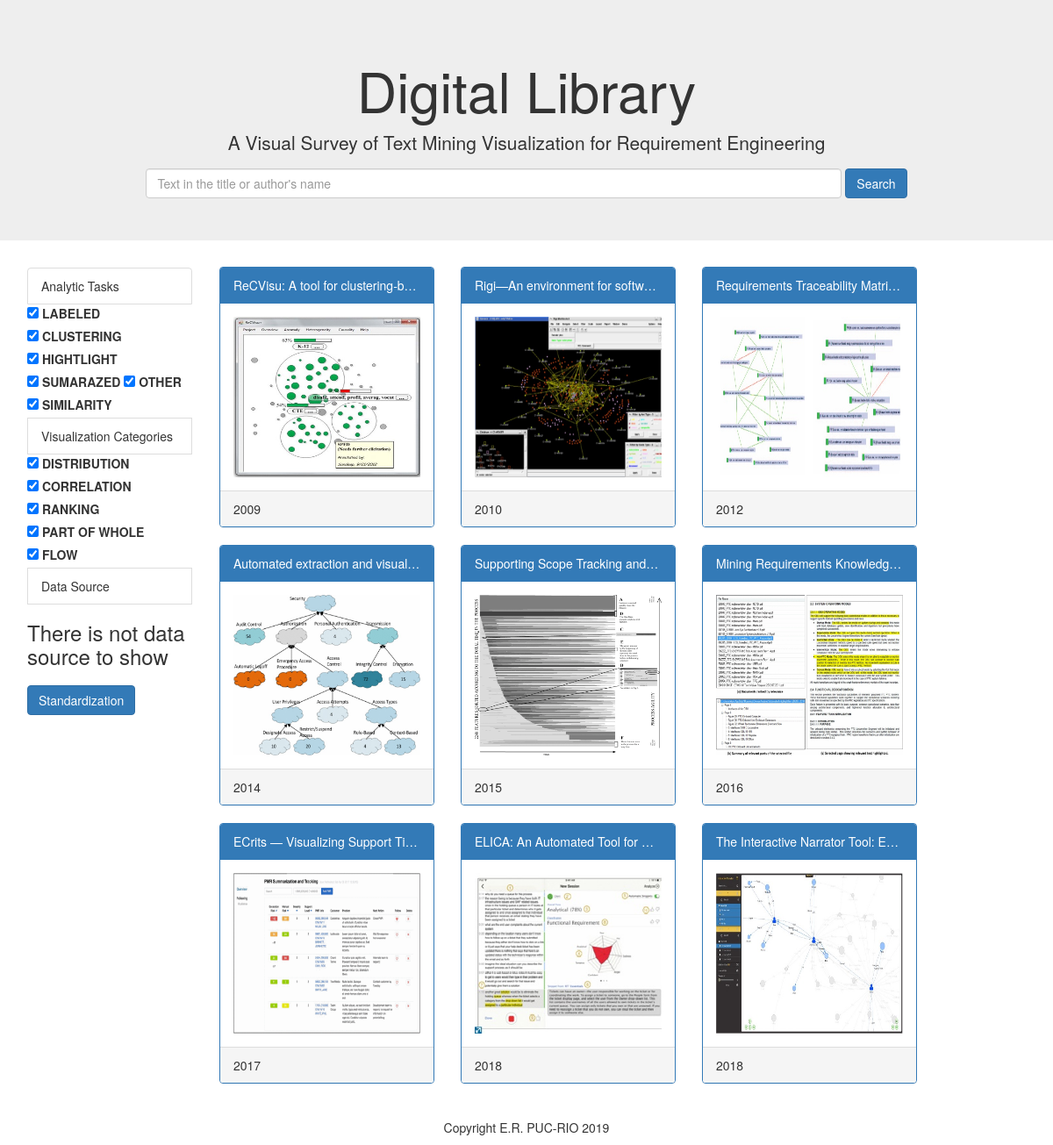
Before: / with the older database file.
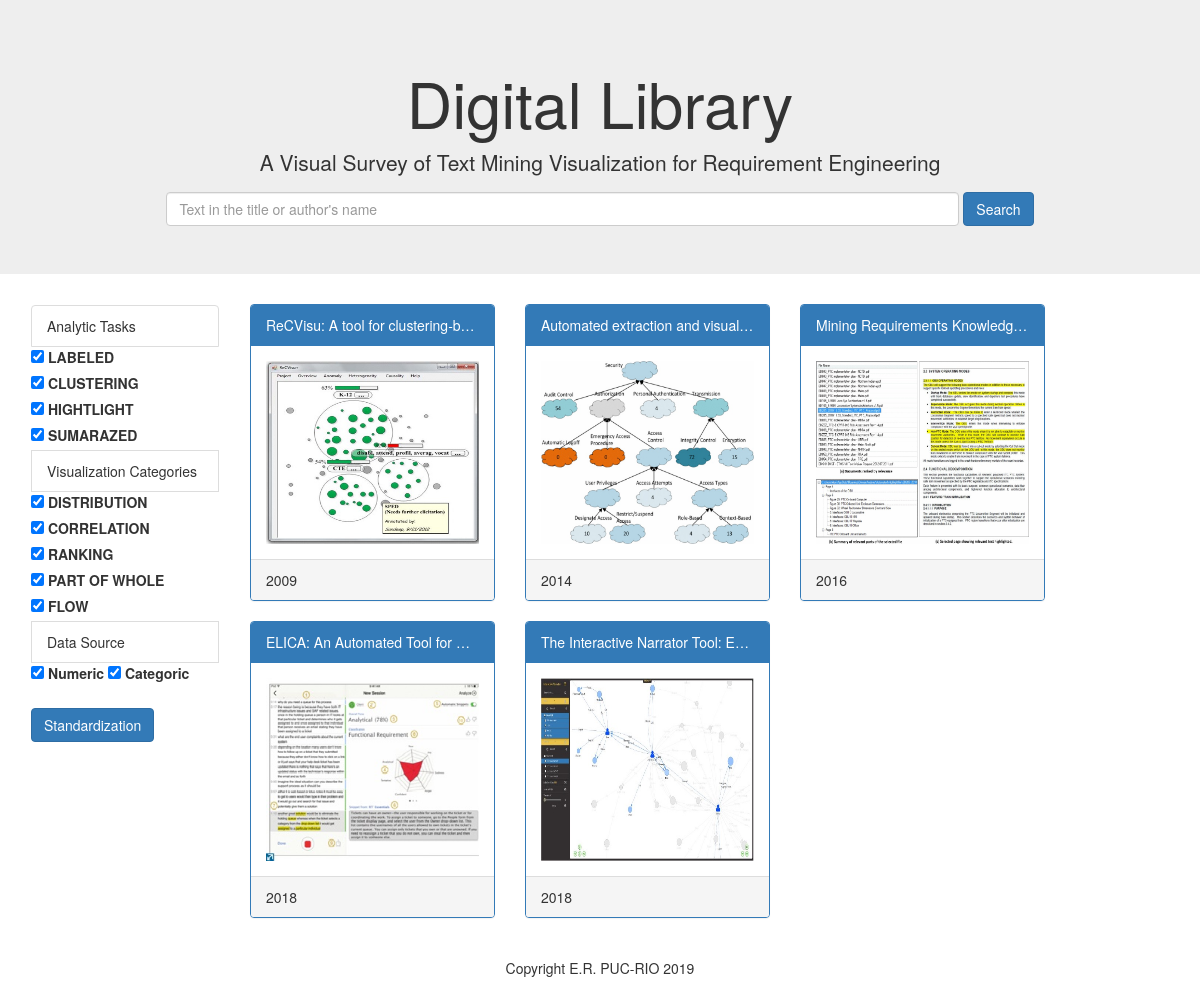
After: the same page with the newer database file.
### appdigilib/models.py (models this page shows, shortened)
class AnaliticTask(models.Model):
    task = models.CharField(max_length=250)

class Category(models.Model):
    category = models.CharField(max_length=250)

class Article(models.Model):
    author = models.CharField(max_length=200)
    title = models.CharField(max_length=200)
    doi = models.CharField(max_length=250)
    text = models.TextField()
    published_date = models.IntegerField()
    categories = models.ManyToManyField('Category')
    tasks = models.ManyToManyField('AnaliticTask')
    image = models.ForeignKey(Image, on_delete=models.CASCADE)

class Image(models.Model):
    image = models.ImageField(upload_to='images/')

class DataSource(models.Model):
    data = models.CharField(max_length=250)
    def __str__(self):
        return self.data

### appdigilib/views.py (the view)
@requires_csrf_token
def show_list(request):
    if request.method == 'POST':                                        # Check if the POST method comes from the search
        string_search = request.POST.get('search')                      # I save the text to search
        articles = Article.objects.filter(                              # Query to search by title and author
            Q(title__contains=string_search) |
            Q(author__contains=string_search)
        )
    else:
        articles = Article.objects.all().order_by('published_date')     # Show all articles without having searched
    categories = Category.objects.all()                                 # Save all categories for left menu
    tasks = AnaliticTask.objects.all()                                  # Save all analytical tasks for left menu
    images = Image.objects.all().order_by('article')                    # Save all the images of the articles
    dataSources = DataSource.objects.all()                               # Save all data sources for left menu
    print(dataSources)
    return render(request, 'list/index_list.html',
                  {'articles': articles,                                # List the items in the main interface
                   'categories': categories,                            # load all the data from the left menu
                   'tasks': tasks,
                   'images': images,
                   'dataSources': dataSources}
                  )

### appdigilib/templates/list/index_list.html (shortened to what this page needs)
{% extends "list/index.html" %}
{% block content %}
    {% if articles %}
        {% for article in articles %}
         {% if forloop.counter0|divisibleby:"3" == 1 %}
            {% if forloop.counter0 > 0 %}
                </div>
            {%endif%}
             <div class="col-md-12">
                {%endif%}
            <div class="col-md-4">
                <div class="panel panel-primary" data-target="#Modal" >
                    <div class="panel-heading" data-toggle="modal" data-target="#Modal" id="{{ article.id }}" data-whatever="{{article.title}}">{{ article.title}}</div>
                    <div class="panel-body"><img width="300" height="183" style="width:100%" src="{{article.image.image.url}}"></div>
                    <div class="panel-footer" >{{ article.published_date}}</div>
                </div>
            </div>
            {% if forloop.last%}
             </div>
                {%endif%}
        {% endfor %}
    {% else %}
		<h1> There is not article to show</h1>
    {% endif %}
{% endblock %}

### appdigilib/templates/list/index.html (shortened to what this page needs)
<!DOCTYPE html>
{% load static %}
<html lang="en">
<head>
    <link rel="stylesheet" href="//netdna.bootstrapcdn.com/bootstrap/3.1.0/css/bootstrap.min.css">
    <link rel="stylesheet" href="{% static 'assets/css/bootstrap.css' %}">
    <link rel="stylesheet" href="/appdigilib/media/css/style.css">
</head>
<body>
    <div class="jumbotron">
        <div class="container text-center">
             <h1>Digital Library</h1>
             <p>A Visual Survey of Text Mining Visualization for Requirement Engineering</p>
        </div>
        <div class="container text-center" width="100%" placeholder="col-xs-1">
            <form method="POST" class="form-inline center" action="/" id="Search"> {%csrf_token %}
                <input type="text" name="search" class="form-control search-group-continer" size="100%" aling placeholder="Text in the title or author's name" align="center">
                <button type="submit" class="btn btn-primary" onclick="{{ buscar }}">Search</button>
            </form>
        </div>
    </div>
    <div class="container">
        <div class="col-md-2">
            <div class="row" align="left" position= 'fixed'>
                <nav class="navbar navbar-expand-lg navbar-light bg-light">
                    <ul class="list-group list-group-flush">
                    <li class="list-group-item">Analytic Tasks</li>
                        {% if tasks %}
                            {% for task in tasks %}
                                <label>
                                    <input class="check_task" type="checkbox" name="{{task.task}}" aria-label="Checkbox for following text input" aria-valuetext="Source" id="{{task.task}}" checked>
                                    {{task.task}}
                                </label>
                            {% endfor %}
                        {% else %}
                            <h3>There is not task to show</h3>
                        {% endif %}
                    <li class="list-group-item">Visualization Categories</li>
                        {% if categories %}
                            {% for category in categories %}
                                <label>
                                   <input class="check_cat" type="checkbox" name="{{category.category}}" aria-label="Checkbox for following text input" aria-valuetext="Source" checked id="{{category.category}}">
                                   {{category.category}}
                                </label>
                            {% endfor%}
                        {% else %}
                            <h3>There is not category to show</h3>
                        {% endif %}
                    <li class="list-group-item">Data Source</li>
                        {% if dataSources %}
                            {% for dataSource in dataSources %}
                                <label>
                                   <input class="check_data" type="checkbox" name="{{ dataSource }}" aria-label="Checkbox for following text input" aria-valuetext="Source" checked id="{{ dataSource.data }}">
                                   {{ dataSource.data }}
                                </label>
                            {% endfor%}
                        {% else %}
                            <h3>There is not data source to show</h3>
                        {% endif %}
                     </ul>
                <button type="submit" class="btn btn-primary" onclick="{{ standardization }}"> Standardization </button>
                </nav>
           </div>
        </div>
        <div class="col-md-9">
            <div class="row" align="left" id="content1">
                {% block content%}
                {% endblock %}
            </div>
        </div>
    </div><br>
</body>
    <footer class="container-fluid text-center">
        <p align="center">Copyright  E.R. PUC-RIO 2019</p>
    </footer>
</html>

Changed rows visible on the page:
removed AnaliticTask: task "OTHER"
removed AnaliticTask: task "SIMILARITY"
removed Article: title "Rigi—An environment for softw…", image.image (picture), published_date "2010"
removed Article: title "Requirements Traceability Matri…", image.image (picture), published_date "2012"
removed Article: title "Supporting Scope Tracking and…", image.image (picture), published_date "2015"
removed Article: title "ECrits — Visualizing Support Ti…", image.image (picture), published_date "2017"
added DataSource: data "Numeric"
added DataSource: data "Categoric"
Other visible differences:
text no longer shown: "There is not data source to show"
